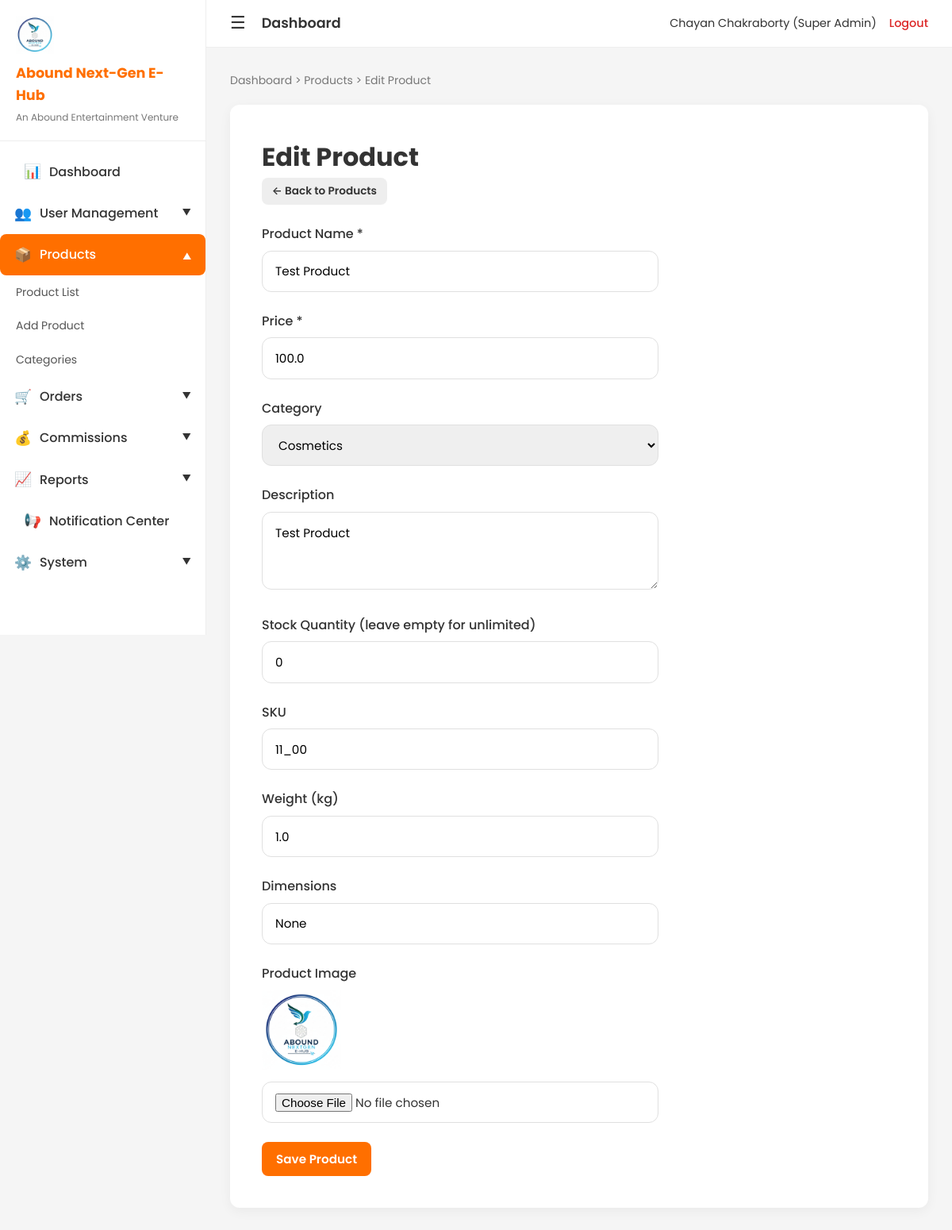
The app's page /admin-products/product/3/edit (signed in) with its own data.
### app.py (models this page shows, shortened)
class User(db.Model):
    id = db.Column(db.Integer, primary_key=True)
    username = db.Column(db.String(80), unique=True, nullable=False)
    email = db.Column(db.String(120), unique=True, nullable=False)
    password_hash = db.Column(db.String(255), nullable=False)
    full_name = db.Column(db.String(100), nullable=False)
    user_level = db.Column(db.Integer, default=1)  # 1-10 for sales; 0/None = admin/super_admin (no level)
    parent_id = db.Column(db.Integer, db.ForeignKey('user.id'), nullable=True)
    referral_id = db.Column(db.String(12), unique=True, nullable=True)  # ABN + 5 chars
    created_at = db.Column(db.DateTime, default=datetime.utcnow)
    is_active = db.Column(db.Boolean, default=True)
    user_status = db.Column(db.String(20), default='active')  # active, inactive, suspended
    is_admin = db.Column(db.Boolean, default=False)  # Legacy
    user_role = db.Column(db.String(20), default='user')  # user, admin, super_admin
    phone = db.Column(db.String(20), nullable=True)
    address = db.Column(db.String(255), nullable=True)
    position = db.Column(db.String(80), nullable=True)
    children = db.relationship('User', backref=db.backref('parent', remote_side=[id]), lazy='dynamic')
    @property
    def level_name(self):
        r = getattr(self, 'user_role', None)
        if r == 'super_admin':
            return 'Super Admin'
    @property
    def is_super_admin(self):
        return getattr(self, 'user_role', None) == 'super_admin'
    @property
    def is_admin_role(self):
        r = getattr(self, 'user_role', None)
        return r in ('admin', 'super_admin')
    @property
    def is_sales_user(self):
        return getattr(self, 'user_role', None) == 'user'

class Product(db.Model):
    id = db.Column(db.Integer, primary_key=True)
    name = db.Column(db.String(100), nullable=False)
    description = db.Column(db.Text)
    price = db.Column(db.Float, nullable=False)
    image_url = db.Column(db.String(255))
    category_id = db.Column(db.Integer, db.ForeignKey('category.id'), nullable=True)
    stock_quantity = db.Column(db.Integer, default=0)  # 0 = unlimited or use null
    sku = db.Column(db.String(50), nullable=True)
    weight = db.Column(db.Float, nullable=True)
    dimensions = db.Column(db.String(100), nullable=True)
    created_at = db.Column(db.DateTime, default=datetime.utcnow)

class Category(db.Model):
    id = db.Column(db.Integer, primary_key=True)
    name = db.Column(db.String(80), nullable=False)
    created_at = db.Column(db.DateTime, default=datetime.utcnow)
    products = db.relationship('Product', backref='category', lazy='dynamic')

### app.py (the view, shortened to what this page needs)
@app.route('/admin-products/product/<int:prod_id>/edit', methods=['GET', 'POST'])
@require_admin
def admin_product_edit(prod_id):
    p = Product.query.get_or_404(prod_id)
    categories = Category.query.order_by(Category.name).all()
    return render_template('admin/product_form.html', product=p, categories=categories)

### app.py (called while the page is built)
def get_logo_url():
    img_dir = app.config['UPLOAD_FOLDER']
    if not os.path.isdir(img_dir):
        return None
    for ext in ['png', 'jpg', 'jpeg', 'webp', 'svg', 'gif']:
        path = os.path.join(img_dir, f'logo.{ext}')
        if os.path.isfile(path):
            return url_for('static', filename=f'images/logo.{ext}')
    return None

def get_director_profile_url():
    img_dir = app.config['UPLOAD_FOLDER']
    if not os.path.isdir(img_dir):
        return None
    for ext in ['png', 'jpg', 'jpeg', 'webp']:
        path = os.path.join(img_dir, f'director-profile.{ext}')
        if os.path.isfile(path):
            return url_for('static', filename=f'images/director-profile.{ext}')
    return None

def get_director_signature_url():
    img_dir = app.config['UPLOAD_FOLDER']
    if not os.path.isdir(img_dir):
        return None
    for ext in ['png', 'jpg', 'jpeg', 'webp']:
        path = os.path.join(img_dir, f'director-signature.{ext}')
        if os.path.isfile(path):
            return url_for('static', filename=f'images/director-signature.{ext}')
    return None

@app.context_processor
def inject_globals():
    d = {
        'logo_url': get_logo_url(),
        'director_profile_url': get_director_profile_url(),
        'director_signature_url': get_director_signature_url(),
        'app_url': app.config['APP_URL']
    }
    if 'user_id' in session:
        u = User.query.get(session['user_id'])
        d['is_admin'] = u.is_admin_role if u else False
        d['is_super_admin'] = u.is_super_admin if u else False
        d['current_user'] = u
    else:
        d['is_admin'] = False
        d['is_super_admin'] = False
        d['current_user'] = None
    return d

@app.before_request
def check_user_active():
    if 'user_id' not in session or request.endpoint in (None, 'logout', 'login'):
        return
    user = User.query.get(session.get('user_id'))
    if user and user.is_sales_user and not user.is_user_active:
        session.clear()
        flash('Your account is inactive. Please contact administrator.', 'error')
        return redirect(url_for('login'))

### templates/admin/product_form.html (shortened to what this page needs)
{% extends "base.html" %}
{% block breadcrumb %}<a href="{{ url_for('admin_dashboard') }}">Dashboard</a> > Products > {{ 'Edit' if product else 'Add' }} Product{% endblock %}
{% block content %}
<div class="admin-page">
    <h1>{{ 'Edit' if product else 'Add' }} Product</h1>
    <p><a href="{{ url_for('admin_products') }}" class="btn btn-secondary btn-sm">← Back to Products</a></p>
    <form method="POST" enctype="multipart/form-data" class="login-form" style="max-width: 500px;">
        <div class="form-group">
            <label>Product Name *</label>
            <input type="text" name="name" value="{{ product.name if product else '' }}" required>
        </div>
        <div class="form-group">
            <label>Price *</label>
            <input type="number" name="price" step="0.01" value="{{ product.price if product else '' }}" required>
        </div>
        <div class="form-group">
            <label>Category</label>
            <select name="category_id">
                {% for c in categories %}
                <option value="{{ c.id }}" {% if product and product.category_id == c.id %}selected{% endif %}>{{ c.name }}</option>
                {% endfor %}
            </select>
        </div>
        <div class="form-group">
            <label>Description</label>
            <textarea name="description" rows="3">{{ product.description if product else '' }}</textarea>
        </div>
        <div class="form-group">
            <label>Stock Quantity (leave empty for unlimited)</label>
            <input type="number" name="stock_quantity" min="0" value="{{ product.stock_quantity if product and product.stock_quantity is not none else '' }}" placeholder="Unlimited">
        </div>
        <div class="form-group">
            <label>SKU</label>
            <input type="text" name="sku" value="{{ product.sku if product else '' }}">
        </div>
        <div class="form-group">
            <label>Weight (kg)</label>
            <input type="number" name="weight" step="0.01" value="{{ product.weight if product else '' }}">
        </div>
        <div class="form-group">
            <label>Dimensions</label>
            <input type="text" name="dimensions" value="{{ product.dimensions if product else '' }}" placeholder="e.g. 10x20x5 cm">
        </div>
        <div class="form-group">
            <label>Product Image</label>
            {% if product and product.image_url %}
            <p><img src="{{ product.image_url }}" alt="" style="max-height: 100px; margin-bottom: 0.5rem;"></p>
            {% endif %}
            <input type="file" name="image" accept="image/*">
        </div>
        <button type="submit" class="btn btn-primary">Save Product</button>
    </form>
</div>
{% endblock %}

### templates/base.html (shortened to what this page needs)
<!DOCTYPE html>
<html lang="en">
<head>
    <link rel="stylesheet" href="{{ url_for('static', filename='css/style.css') }}?v=3">
</head>
<body class="{% if 'user_id' in session %}internal-layout{% endif %}">
    {% if 'user_id' in session %}
    <aside class="app-sidebar" id="app-sidebar">
        <div class="sidebar-header">
            {% if logo_url %}<img src="{{ logo_url }}" alt="Logo" class="sidebar-logo">{% endif %}
            <h2 class="sidebar-brand">Abound Next-Gen E-Hub</h2>
            <span class="sidebar-subtitle">An Abound Entertainment Venture</span>
        </div>
        <nav class="sidebar-nav">
            {% if is_admin %}
            <div class="sidebar-menu">
                <a href="{{ url_for('admin_dashboard') }}" class="sidebar-item {% if request.endpoint == 'admin_dashboard' %}active{% endif %}">
                    <span class="sidebar-icon">📊</span> Dashboard
                </a>
            </div>
            {% if is_super_admin %}
            <div class="sidebar-accordion" data-menu="users">
                <div class="sidebar-item accordion-toggle {% if request.endpoint in ['admin_users','admin_user','admin_user_create','admin_reassign_user'] %}active{% endif %}">
                    <span class="sidebar-icon">👥</span> User Management
                    <span class="accordion-arrow">▼</span>
                </div>
            </div>
            {% endif %}
            <div class="sidebar-accordion" data-menu="products">
                <div class="sidebar-item accordion-toggle {% if request.endpoint in ['admin_products','admin_product_add','admin_product_edit'] %}active{% endif %}">
                    <span class="sidebar-icon">📦</span> Products
                    <span class="accordion-arrow">▼</span>
                </div>
                <div class="accordion-content">
                    <a href="{{ url_for('admin_products') }}" class="sidebar-subitem {% if request.endpoint == 'admin_products' %}active{% endif %}">Product List</a>
                    <a href="{{ url_for('admin_product_add') }}" class="sidebar-subitem {% if request.endpoint == 'admin_product_add' %}active{% endif %}">Add Product</a>
                    <a href="{{ url_for('admin_products') }}" class="sidebar-subitem {% if request.endpoint == 'admin_products' %}active{% endif %}">Categories</a>
                </div>
            </div>
            <div class="sidebar-accordion" data-menu="orders">
                <div class="sidebar-item accordion-toggle {% if request.endpoint == 'admin_orders' %}active{% endif %}">
                    <span class="sidebar-icon">🛒</span> Orders
                    <span class="accordion-arrow">▼</span>
                </div>
            </div>
            <div class="sidebar-accordion" data-menu="commissions">
                <div class="sidebar-item accordion-toggle {% if request.endpoint in ['admin_commissions','admin_wallets'] %}active{% endif %}">
                    <span class="sidebar-icon">💰</span> Commissions
                    <span class="accordion-arrow">▼</span>
                </div>
            </div>
            {% if is_super_admin %}
            <div class="sidebar-accordion" data-menu="reports">
                <div class="sidebar-item accordion-toggle">
                    <span class="sidebar-icon">📈</span> Reports
                    <span class="accordion-arrow">▼</span>
                </div>
            </div>
            <div class="sidebar-menu">
                <a href="{{ url_for('admin_notifications') }}" class="sidebar-item {% if request.endpoint == 'admin_notifications' %}active{% endif %}">
                    <span class="sidebar-icon">📢</span> Notification Center
                </a>
            </div>
            <div class="sidebar-accordion" data-menu="system">
                <div class="sidebar-item accordion-toggle {% if request.endpoint in ['admin_activity_logs','admin_tree_health','admin_recalculate_commission','email_test'] %}active{% endif %}">
                    <span class="sidebar-icon">⚙️</span> System
                    <span class="accordion-arrow">▼</span>
                </div>
            </div>
            {% endif %}
            {% endif %}
        </nav>
    </aside>
    <div class="app-main">
        <header class="app-topbar">
            <div class="topbar-left">
                <button type="button" class="hamburger-btn" id="hamburger-btn" aria-label="Toggle menu">☰</button>
                <span class="topbar-title">{% block topbar_title %}Dashboard{% endblock %}</span>
            </div>
            <div class="topbar-user">
                <span class="topbar-name">{{ current_user.full_name if current_user else session.username }} ({{ current_user.level_name if current_user else session.get('level_name', 'Sales Executive') }})</span>
                <a href="{{ url_for('logout') }}" class="topbar-logout">Logout</a>
            </div>
        </header>
        <div class="app-content">
            <nav class="app-breadcrumb">{% block breadcrumb %}{% endblock %}</nav>
            <div class="main-page-card">
                {% block content %}{% endblock %}
            </div>
        </div>
    </div>
    {% endif %}
</body>
</html>

### records on screen
User: full_name "Chayan Chakraborty", user_role "Super Admin"
Product: name "Test Product", price "100.0", category_id "Cosmetics", description "Test Product", stock_quantity "0", sku "11_00", weight "1.0", dimensions "None", image_url (picture)

### other values on screen
{{ 'Edit' if product else 'Add' }} "Edit"
